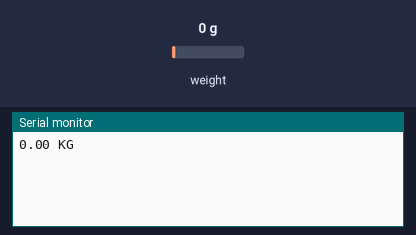
Simulated run of this sketch. Board: Arduino Uno, built with avr-gcc and run on an emulated ATmega328P. Shown: the last lines printed to the serial monitor. The inputs (shaded band) are chosen by the test bench; at power-on: weight on the scale 0 g.

Above: at 2.2 s.
2.3 s: weight on the scale set to 100 g
At 2.9 s:
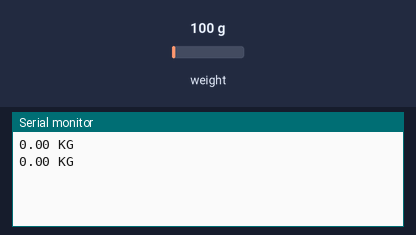
3.8 s: weight on the scale set to 1250 g
At 4.4 s:
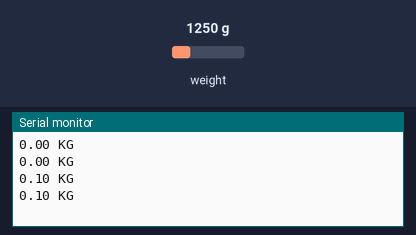
Timing chart, 0 to 6.8 s (numbered marks = the images above; inputs shaded):
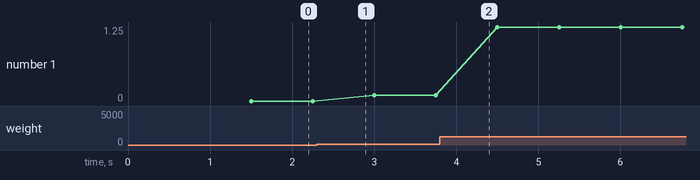

The sketch:

HX_dataRead.ino
```cpp
//
//    FILE: HX_plotter.ino
//  AUTHOR: Rob Tillaart
// PURPOSE: HX711 demo
//     URL: https://github.com/RobTillaart/HX711


#include "HX711.h"

HX711 scale;

//  adjust pins if needed
uint8_t dataPin = 17;
uint8_t clockPin = 18;

float f;


void setup()
{
  Serial.begin(115200);
  //  Serial.println(__FILE__);
  //  Serial.print("HX711_LIB_VERSION: ");
  //  Serial.println(HX711_LIB_VERSION);
  //  Serial.println();

  scale.begin(dataPin, clockPin);

  //  TODO find a nice solution for this calibration..
  //  load cell factor 20 KG
  //  scale.set_scale(127.15);
  //  load cell factor 5 KG
  scale.set_offset(372420);
  scale.set_scale(28.645329);      // TODO you need to calibrate this yourself.
  //  reset the scale to zero = 0
  scale.tare();
}


void loop()
{
  //  continuous scale 4x per second
  f = scale.get_units(5);
  Serial.println(String(f / 1000.0) + " KG");

  delay(250);
}


//  -- END OF FILE --
```

Measured:
- plotted number 1: 0 → 0.1 after the input at 2.3 s, 0.1 → 1.25 after the input at 3.8 s
